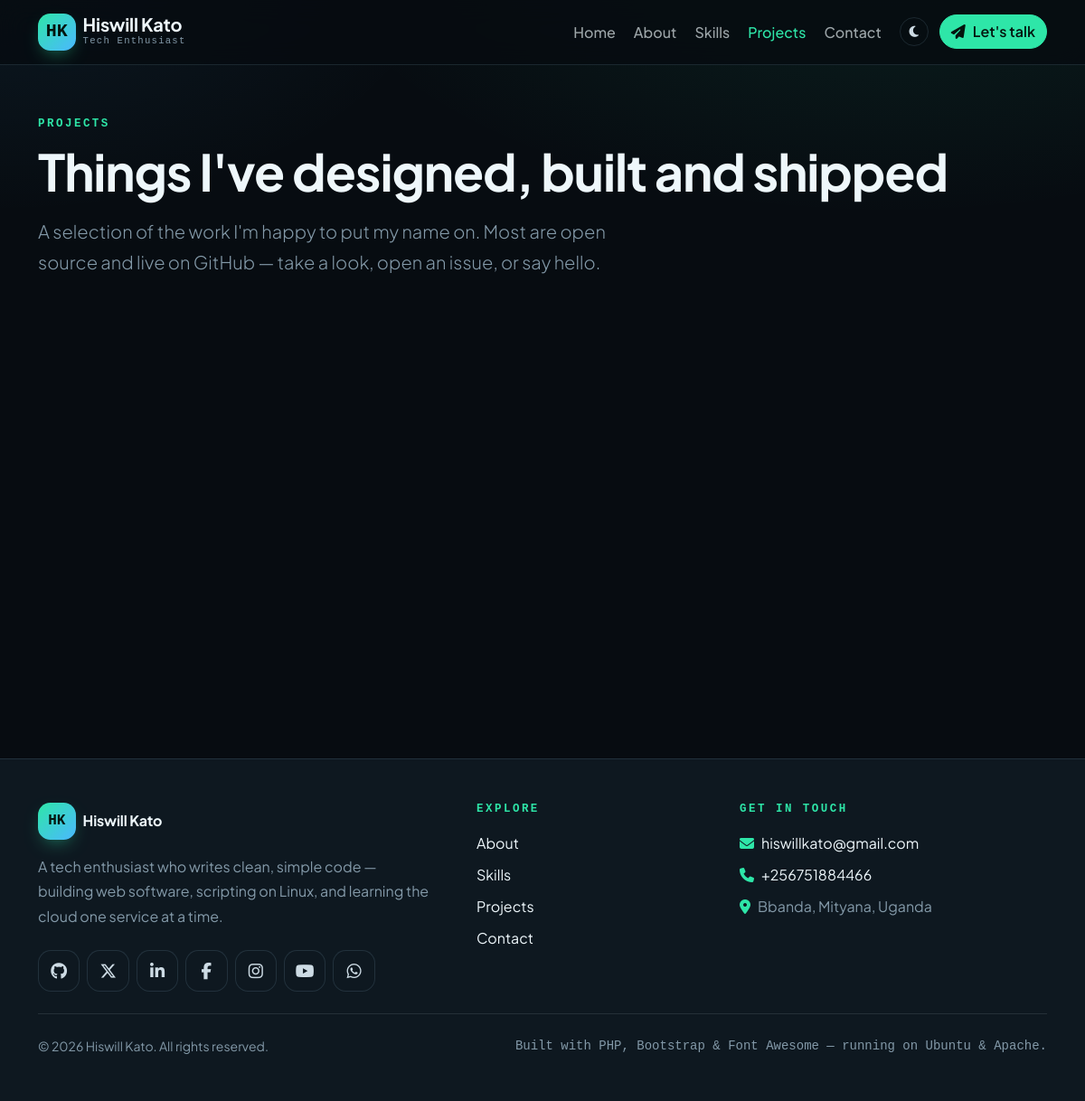
The app's page /projects.php with its own data.
### tables this page shows
CREATE TABLE profile (
  id        INT UNSIGNED NOT NULL AUTO_INCREMENT,
  name      VARCHAR(80)  NOT NULL,
  alias     VARCHAR(40)  NOT NULL DEFAULT '',
  title     VARCHAR(120) NOT NULL,
  tagline   VARCHAR(200) NOT NULL DEFAULT '',
  bio       TEXT         NOT NULL,
  about     MEDIUMTEXT   NOT NULL,
  location  VARCHAR(120) NOT NULL DEFAULT '',
  campus    VARCHAR(160) NOT NULL DEFAULT '',
  degree    VARCHAR(160) NOT NULL DEFAULT '',
  email     VARCHAR(160) NOT NULL DEFAULT '',
  phone     VARCHAR(40)  NOT NULL DEFAULT '',
  avatar    VARCHAR(200) NOT NULL DEFAULT '',
  resume    VARCHAR(200) NOT NULL DEFAULT '',
  available TINYINT(1)   NOT NULL DEFAULT 1,
  updated   TIMESTAMP    NOT NULL DEFAULT CURRENT_TIMESTAMP ON UPDATE CURRENT_TIMESTAMP,
  PRIMARY KEY (id)
);

CREATE TABLE socials (
  id     INT UNSIGNED NOT NULL AUTO_INCREMENT,
  name   VARCHAR(40)  NOT NULL,
  handle VARCHAR(80)  NOT NULL,
  url    VARCHAR(255) NOT NULL DEFAULT '',
  icon   VARCHAR(60)  NOT NULL DEFAULT '',
  color  VARCHAR(20)  NOT NULL DEFAULT '',
  sort   INT UNSIGNED NOT NULL DEFAULT 0,
  shown  TINYINT(1)   NOT NULL DEFAULT 1,
  PRIMARY KEY (id)
);

### app/db.php (called while the page is built, shortened)
<?php
function db(): mysqli
{
    static $conn = null;
    if ($conn === null) {
        try {
            $conn = new mysqli(DB_HOST, DB_USER, DB_PASS, DB_NAME);
            $conn->set_charset('utf8mb4');
        } catch (mysqli_sql_exception $problem) {
            http_response_code(503);
            $detail = SHOW_ERRORS ? '<p><code>' . htmlspecialchars($problem->getMessage()) . '</code></p>' : '';
            exit('<!doctype html><meta charset="utf-8"><title>Database unavailable</title>'
                . '<div style="font:16px/1.6 system-ui;max-width:36rem;margin:14vh auto;padding:0 1.5rem">'
                . '<h1 style="font-size:1.4rem">The database is not reachable.</h1>'
                . $detail
                . '<p>Check the <code>DB_*</code> values in <code>app/config.php</code> and that MariaDB is running.</p>'
                . '</div>');
        }
    }
    return $conn;
}
function query(string $sql, array $args = []): mysqli_stmt
{
    $statement = db()->prepare($sql);
    $statement->execute();
    return $statement;
}
function one(string $sql, array $args = []): ?array
{
    $row = query($sql, $args)->get_result()->fetch_assoc();
    return $row ?: null;
}
function all(string $sql, array $args = []): array
{
    return query($sql, $args)->get_result()->fetch_all(MYSQLI_ASSOC);
}

### app/data.php (called while the page is built, shortened)
<?php
function me(): array
{
    static $me = null;
    if ($me === null) {
        $me = one('SELECT * FROM profile ORDER BY id LIMIT 1') ?? [];
    }
    return $me;
}
function socials(): array
{
    return all('SELECT * FROM socials WHERE shown = 1 ORDER BY sort, id');
}
function projects(bool $everything = false): array
{
    $clause = $everything ? '' : "WHERE status = 'published'";
    return all("SELECT * FROM projects $clause ORDER BY featured DESC, sort, created DESC");
}

### projects.php (the view, shortened to what this page needs)
<?php
require __DIR__ . '/app/init.php';
$section = 'projects';
$items   = projects();
require __DIR__ . '/app/parts/header.php';
?>
<section class="container py-5">
    <span class="eyebrow">Projects</span>
    <h1 class="display-4 mt-2 mb-3">Things I've designed, built and shipped</h1>
    <p class="lead" style="max-width: 42rem">
        A selection of the work I'm happy to put my name on. Most are open source
        and live on GitHub — take a look, open an issue, or say hello.
    </p>
</section>
<section class="container pb-5">
    <?php if ($items === []): ?>
        <div class="tile p-5 text-center">
            <?= icon('fa-regular fa-folder-open fa-2x text-primary mb-3') ?>
            <p class="mb-0 text-body-secondary">No projects to show yet — check back soon.</p>
        </div>
    <?php else: ?>
        <div class="row g-4">
        </div>
    <?php endif; ?>
</section>
<?php require __DIR__ . '/app/parts/footer.php'; ?>

### app/parts/header.php (shortened to what this page needs)
<?php
$me     = me();
$active = $section ?? '';
$nav = [
    'home'     => ['Home', ''],
    'about'    => ['About', 'about'],
    'skills'   => ['Skills', 'skills'],
    'projects' => ['Projects', 'projects'],
    'contact'  => ['Contact', 'contact'],
];
?>
<!doctype html>
<html lang="en" data-theme="dark" data-bs-theme="dark">
<head>
<link rel="stylesheet" href="<?= asset('css/bootstrap.min.css') ?>">
<link rel="stylesheet" href="<?= asset('css/all.min.css') ?>">
<link rel="stylesheet" href="<?= asset('css/style.css') ?>">
</head>
<body>
<header class="site-header">
    <nav class="navbar navbar-expand-lg" aria-label="Main">
        <div class="container">
            <a class="navbar-brand d-flex align-items-center gap-2" href="<?= url() ?>">
                <span class="brand-mark"><?= e(initials($me['name'] ?? OWNER)) ?></span>
                <span class="d-flex flex-column">
                    <span class="brand-name"><?= e($me['name'] ?? OWNER) ?></span>
                    <span class="brand-tagline d-none d-sm-block"><?= e($me['title'] ?? '') ?></span>
                </span>
            </a>
            <?= themeToggle('d-lg-none ms-auto') ?>
            <div class="collapse navbar-collapse" id="navmenu">
                <ul class="navbar-nav ms-auto align-items-lg-center gap-lg-1 mt-3 mt-lg-0">
                    <?php foreach ($nav as $key => [$text, $path]): ?>
                        <li class="nav-item">
                            <a class="nav-link<?= $active === $key ? ' active' : '' ?>"
                               <?= $active === $key ? 'aria-current="page"' : '' ?>
                               href="<?= url($path) ?>"><?= e($text) ?></a>
                        </li>
                    <?php endforeach; ?>
                    <li class="nav-item d-none d-lg-block ms-lg-2">
                        <?= themeToggle('btn-sm') ?>
                    </li>
                    <li class="nav-item mt-2 mt-lg-0 ms-lg-2">
                        <a class="btn btn-primary" href="<?= url('contact') ?>">
                            <?= icon('fa-solid fa-paper-plane') ?> Let's talk
                        </a>
                    </li>
                </ul>
            </div>
        </div>
    </nav>
</header>
<main id="main">

### app/functions.php (shortened to what this page needs)
<?php
function e(mixed $value): string
{
    return htmlspecialchars((string) $value, ENT_QUOTES, 'UTF-8');
}
function url(string $path = ''): string
{
    if (BASE_URL !== '') {
        $base = rtrim(BASE_URL, '/');
    } else {
        $scheme = (($_SERVER['HTTPS'] ?? '') === 'on') ? 'https' : 'http';
        $base = $scheme . '://' . ($_SERVER['HTTP_HOST'] ?? 'localhost');
    }
    return $path === '' ? $base : $base . '/' . ltrim($path, '/');
}
function asset(string $path): string
{
    return url('assets/' . ltrim($path, '/'));
}
function initials(string $name): string
{
    $parts = preg_split('/\s+/', trim($name)) ?: [];
    $letters = array_map(static fn (string $word): string => mb_strtoupper(mb_substr($word, 0, 1)), $parts);
    return implode('', array_slice($letters, 0, 2));
}
function icon(string $classes): string
{
    return '<i class="' . e($classes) . '" aria-hidden="true"></i>';
}
function themeToggle(string $extra = ''): string
{
    $extra = $extra === '' ? '' : ' ' . $extra;
    return '<button type="button" class="btn btn-ghost rounded-circle theme-toggle' . $extra
        . '" aria-label="Switch theme">'
        . icon('fa-solid fa-moon') . icon('fa-solid fa-sun') . '</button>';
}

### app/parts/footer.php (shortened to what this page needs)
<?php
$me      = me();
$socials = socials();
?>
</main>
<footer class="site-footer mt-5">
    <div class="container py-5">
        <div class="row g-4 g-lg-5">
            <div class="col-lg-5">
                <a class="navbar-brand d-inline-flex align-items-center gap-2 mb-3" href="<?= url() ?>">
                    <span class="brand-mark"><?= e(initials($me['name'] ?? OWNER)) ?></span>
                    <span class="brand-name"><?= e($me['name'] ?? OWNER) ?></span>
                </a>
                <p class="text-body-secondary mb-4" style="max-width: 30rem">
                    <?= e($me['tagline'] ?? '') ?>
                </p>
                <?php if ($socials !== []): ?>
                    <div class="d-flex flex-wrap gap-2">
                        <?php foreach ($socials as $item): ?>
                            <a class="social" href="<?= e($item['url'] ?: url('contact')) ?>"
                               <?= $item['url'] !== '' ? 'target="_blank" rel="noopener"' : '' ?>
                               style="--brand: <?= e($item['color'] ?: 'var(--bs-primary)') ?>"
                               title="<?= e($item['name']) ?>" aria-label="<?= e($item['name']) ?>">
                                <?= icon($item['icon']) ?>
                            </a>
                        <?php endforeach; ?>
                    </div>
                <?php endif; ?>
            </div>
            <div class="col-6 col-lg-3">
                <h6 class="eyebrow mb-3">Explore</h6>
                <ul class="list-unstyled d-grid gap-2 mb-0">
                    <li><a class="link-body-emphasis text-decoration-none" href="<?= url('about') ?>">About</a></li>
                    <li><a class="link-body-emphasis text-decoration-none" href="<?= url('skills') ?>">Skills</a></li>
                    <li><a class="link-body-emphasis text-decoration-none" href="<?= url('projects') ?>">Projects</a></li>
                    <li><a class="link-body-emphasis text-decoration-none" href="<?= url('contact') ?>">Contact</a></li>
                </ul>
            </div>
            <div class="col-6 col-lg-4">
                <h6 class="eyebrow mb-3">Get in touch</h6>
                <ul class="list-unstyled d-grid gap-2 mb-0">
                    <li>
                        <a class="link-body-emphasis text-decoration-none text-break" href="mailto:<?= e($me['email'] ?? EMAIL) ?>">
                            <?= icon('fa-solid fa-envelope me-2 text-primary') ?><?= e($me['email'] ?? EMAIL) ?>
                        </a>
                    </li>
                    <li>
                        <a class="link-body-emphasis text-decoration-none text-break" href="tel:<?= e(preg_replace('/\s+/', '', $me['phone'] ?? '')) ?>">
                            <?= icon('fa-solid fa-phone me-2 text-primary') ?><?= e($me['phone'] ?? '') ?>
                        </a>
                    </li>
                    <li class="text-body-secondary">
                        <?= icon('fa-solid fa-location-dot me-2 text-primary') ?><?= e($me['location'] ?? '') ?>
                    </li>
                </ul>
            </div>
        </div>
        <hr class="my-4">
        <div class="d-flex flex-column flex-sm-row justify-content-between align-items-center gap-2 small text-body-secondary">
            <span>&copy; <span data-year><?= date('Y') ?></span> <?= e($me['name'] ?? OWNER) ?>. All rights reserved.</span>
            <span class="mono">Built with PHP, Bootstrap &amp; Font Awesome — running on Ubuntu &amp; Apache.</span>
        </div>
    </div>
</footer>
</body>
</html>

### records on screen
profile: name "HK", name "Hiswill Kato", title "Tech Enthusiast", tagline "A tech enthusiast who writes clean, simple code — building web software, scripting on Linux, and learning the cloud one service at a time.", email "hiswillkato@gmail.com", phone "+256751884466", location "Bbanda, Mityana, Uganda"

### other values on screen
$text "Home"
$text "About"
$text "Skills"
$text "Projects"
$text "Contact"
